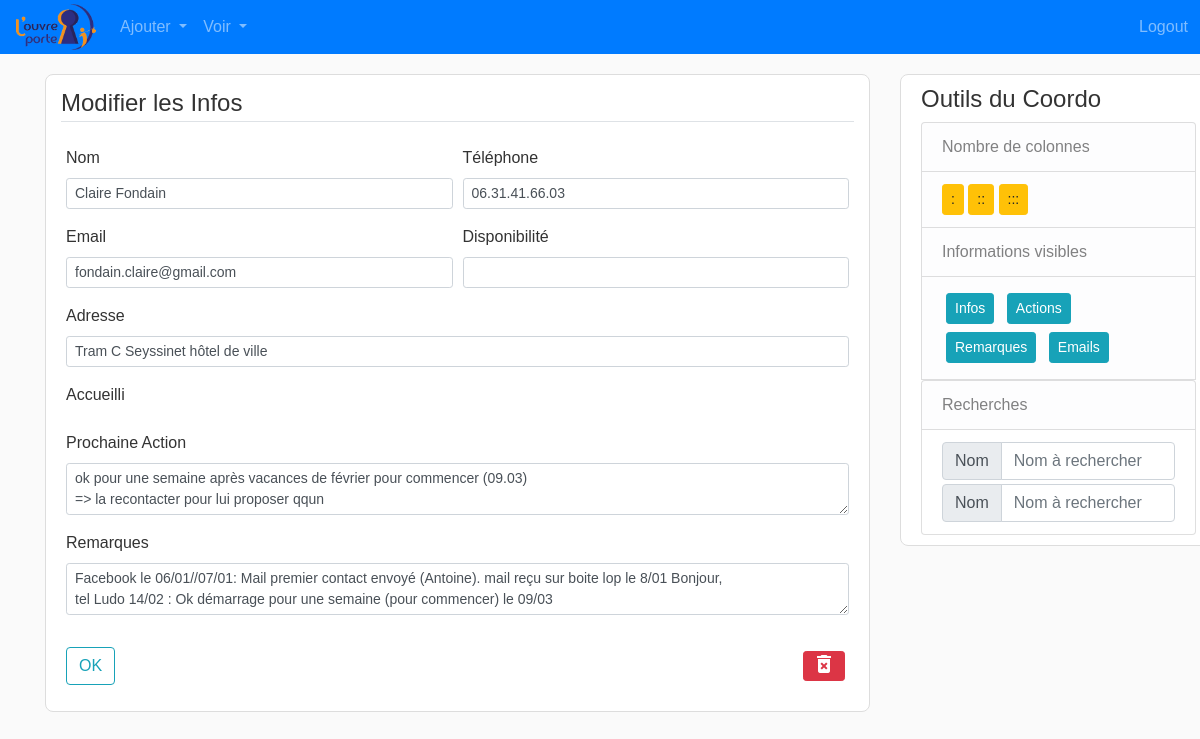
/accueillant/1 (signed in), run on the app's committed database.
### flask_app/models.py (models this page shows, shortened)
class Accueillant(db.Model):
    __tablename__ = 'accueillants'
    id = db.Column(db.Integer, primary_key=True)
    disponibilite = db.Column(db.String(120), unique=False, nullable=True)
    nom = db.Column(db.String(120), unique=True, nullable=False)
    tel = db.Column(db.String(120), unique=False, nullable=True)
    adresse = db.Column(db.String(120), unique=False, nullable=True)
    email = db.Column(db.String(120), unique=False, nullable=True)
    next_action = db.Column(db.Text, unique=False, nullable=True)
    remarques = db.Column(db.Text, unique=False, nullable=True)
    accueillis = db.relationship("Accueilli",
                                 secondary='accueils',
                                 backref=db.backref('accueillants'))

### flask_app/accueillants/routes.py (the view)
@accueillants.route('/accueillant/<int:acc_id>', methods=['GET', 'POST'])
@login_required
def update_accueillant(acc_id):
    acc = Accueillant.query.get_or_404(acc_id)
    form = AccueillantInfoForm()
    accueillis = Accueilli.query.all()
    if form.validate_on_submit():
        acc.nom = form.nom.data
        acc.tel = form.tel.data
        acc.adresse = form.adresse.data
        acc.email = form.email.data
        acc.next_action = form.next_action.data
        acc.remarques = form.remarques.data
        values = request.form.getlist('check')
        list_acc = [Accueilli.query.get(v) for v in values]
        acc.accueillis = list_acc
        db.session.commit()
        return redirect(url_for('accueillants.liste_accueillants')+f"#{acc.id}")
    elif request.method == 'GET':
        form.nom.data = acc.nom
        form.tel.data = acc.tel
        form.adresse.data = acc.adresse
        form.email.data = acc.email
        form.next_action.data = acc.next_action
        form.remarques.data = acc.remarques
        list_to_check = [a.id for a in acc.accueillis]
    return render_template('accueillant_infos.html',
                           title='create_modif_accueillant',
                           legend='Modifier les Infos',
                           form=form,
                           accueillant=acc,
                           accueillis=accueillis,
                           list_to_check=list_to_check)

### flask_app/accueillants/forms.py
class AccueillantInfoForm(FlaskForm):
    disponibilite = StringField('Disponibilité')
    nom = StringField('Nom', validators=[DataRequired()])
    tel = StringField('Téléphone')
    adresse = StringField('Adresse')
    email = StringField('Email')
    accueillis = SelectMultipleField(u'Accueilli', choices=[])
    next_action = TextAreaField('Prochaine Action')
    remarques = TextAreaField('Remarques')
    submit = SubmitField("OK")

### flask_app/models.py (called while the page is built)
@login_manager.user_loader
def load_coordinateur(coordo_id):
    return Coordinateur.query.get(int(coordo_id))

### flask_app/templates/accueillant_infos.html (shortened to what this page needs)
{% extends "layout_logged_in.html" %}
{% block content %}
<div class="content-section">
    <form method="POST" action="">
        <fieldset class="form-group">
            <div class="en-tete form-row">
                <legend class="border-bottom mb-4"> {{ legend }}</legend>
            </div>
            <div class="form-row">
                <div class="form-group col-md-6">
                    {{ form.nom.label(class="form-control-label") }}
                    {% if form.nom.errors %}
                    {{ form.nom(class="form-control form-control-sm is-invalid") }}
                    <div class="invalid-feedback">
                        {% for error in form.nom.errors %}
                        <span>{{ error }}</span>
                        {% endfor%}
                    </div>
                    {% else %}
                    {{ form.nom(class="form-control form-control-sm") }}
                    {% endif %}
                </div>
                <div class="form-group col-md-6">
                    {{ form.tel.label(class="form-control-label") }}
                    {% if form.tel.errors %}
                    {{ form.tel(class="form-control form-control-sm is-invalid") }}
                    <div class="invalid-feedback">
                        {% for error in form.tel.errors %}
                        <span>{{ error }}</span>
                        {% endfor%}
                    </div>
                    {% else %}
                    {{ form.tel(class="form-control form-control-sm") }}
                    {% endif %}
                </div>
            </div>
            <div class="form-row">
                <div class="form-group col-md-6">
                    {{ form.email.label(class="form-control-label") }}
                    {% if form.email.errors %}
                    {{ form.email(class="form-control form-control-sm is-invalid") }}
                    <div class="invalid-feedback">
                        {% for error in form.email.errors %}
                        <span>{{ error }}</span>
                        {% endfor%}
                    </div>
                    {% else %}
                    {{ form.email(class="form-control form-control-sm") }}
                    {% endif %}
                </div>
                <div class="form-group col-md-6">
                    {{ form.disponibilite.label(class="form-control-label") }}
                    {% if form.disponibilite.errors %}
                    {{ form.disponibilite(class="form-control form-control-sm is-invalid") }}
                    <div class="invalid-feedback">
                        {% for error in form.disponibilite.errors %}
                        <span>{{ error }}</span>
                        {% endfor%}
                    </div>
                    {% else %}
                    {{ form.disponibilite(class="form-control form-control-sm") }}
                    {% endif %}
                </div>
            </div>
            <div class="form-group">
                {{ form.adresse.label(class="form-control-label") }}
                {% if form.adresse.errors %}
                {{ form.adresse(class="form-control form-control-sm is-invalid") }}
                <div class="invalid-feedback">
                    {% for error in form.adresse.errors %}
                    <span>{{ error }}</span>
                    {% endfor%}
                </div>
                {% else %}
                {{ form.adresse(class="form-control form-control-sm") }}
                {% endif %}
            </div>
            <div class="form-group ">
                {{ form.accueillis.label(class="form-control-label") }}
            </div>
            <div class="form-group">
                {{ form.next_action.label(class="form-control-label") }}
                {% if form.next_action.errors %}
                {{ form.next_action(class="form-control form-control-sm is-invalid") }}
                <div class="invalid-feedback">
                    {% for error in form.next_action.errors %}
                    <span>{{ error }}</span>
                    {% endfor%}
                </div>
                {% else %}
                {{ form.next_action(class="form-control form-control-sm") }}
                {% endif %}
            </div>
            <div class="form-group">
                {{ form.remarques.label(class="form-control-label") }}
                {% if form.remarques.errors %}
                {{ form.remarques(class="form-control form-control-sm is-invalid") }}
                <div class="invalid-feedback">
                    {% for error in form.remarques.errors %}
                    <span>{{ error }}</span>
                    {% endfor%}
                </div>
                {% else %}
                {{ form.remarques(class="form-control form-control-sm") }}
                {% endif %}
            </div>
        </fieldset>
        <div class="en-tete form-group">
            {{ form.submit(class="btn btn-outline-info")}}
            {% if accueillant %}
            <button type="button" class="btn btn-danger btn-sm m-1 py-0" style="font-size: 0.5em;" data-toggle="modal"
                data-target="#deleteModal">
                <span class="material-icons red600">delete_forever</span>
            </button>
            {% endif %}
        </div>
    </form>
</div>
{% endblock content %}

### flask_app/templates/layout_logged_in.html (shortened to what this page needs)
<!DOCTYPE html>
<html lang="en">
<head>
  <link rel="stylesheet" href="https://stackpath.bootstrapcdn.com/bootstrap/4.4.1/css/bootstrap.min.css"
>
  <link rel="stylesheet" type="text/css" href="{{ url_for('static', filename='main.css')}}">
</head>
<body>
  {% include 'navbar_main.html' %}
  <main role="main" class="container">
    <div class="row">
      <div class="col-md-9">
        {% block content %}{% endblock %}
      </div>
      <div class="col-md-3">
        {% include 'navbar_outils_coordo.html' %}
      </div>
    </div>
  </main>
</body>
</html>

### flask_app/templates/navbar_main.html (shortened to what this page needs)
<nav class="navbar navbar-expand-lg navbar-dark bg-primary sticky-top p-1 pl-3">
    <a class="navbar-brand p-0" href="{{ url_for('main.index') }}">
        <img src="{{ url_for('static', filename='assets/logo.png')}}" alt="Logo" style="width:80px;">
    </a>
    <div class="collapse navbar-collapse" id="navbarNavDropdown">
        {% if current_user.is_authenticated %}
        <div class="navbar-nav">
            <div class="nav-item dropdown">
                <a class="nav-link dropdown-toggle" href="#" id="navbardrop" data-toggle="dropdown">
                    Ajouter
                </a>
            </div>
            <div class="nav-item dropdown">
                <a class="nav-link dropdown-toggle" href="#" id="navbardrop" data-toggle="dropdown">
                    Voir
                </a>
            </div>
        </div>
        <div class="navbar-nav ml-auto">
            <a class="nav-link" href="{{url_for('coordinateurs.logout')}}">Logout </a>
        </div>
        {% else %}
        <ul class="navbar-nav">
            <li class="nav-item active">
                <a class="nav-link" href="{{url_for('coordinateurs.login')}}">Login <span
                        class="sr-only">(current)</span></a>
            </li>
            {% endif %}
    </div>
</nav>

### flask_app/templates/navbar_outils_coordo.html
<div class="outils-coordo content-section">
    <h4>Outils du Coordo</h4>
    <ul class="list-group">
        <li class="list-group-item list-group-item-light">
            Nombre de colonnes
        </li>
        <li class="list-group-item list-group-item-light">
            <button class="btn btn-sm btn-warning" value="1" onclick="num_colonnes(this)">:</button>
            <button class="btn btn-sm btn-warning" value="2" onclick="num_colonnes(this)">::</button>
            <button class="btn btn-sm btn-warning" value="3" onclick="num_colonnes(this)">:::</button>
        </li>
        <li class="list-group-item list-group-item-light">
            Informations visibles
        </li>
        <div class="list-group-item list-group-item-light">
            <button class="btn btn-sm btn-info m-1" value="infos_accueillants" onclick="show_infos(this)">
                Infos</button>
            <button class="btn btn-sm btn-info m-1" value="infos_actions" onclick="show_infos(this)"> Actions</button>
            <button class="btn btn-sm btn-info m-1" value="infos_remarques" onclick="show_infos(this)">
                Remarques</button>
            <button class="btn btn-sm btn-info m-1" value="infos_mails" onclick="show_infos(this)"> Emails</button>
        </div>
        <div class="list-group">
            <div class="list-group-item list-group-item-light">
                Recherches
            </div>
            <form class="list-group-item form-inline" action="">
                <div class="input-group">
                    <div class="input-group-prepend">
                        <span class="input-group-text">Nom</span>
                    </div>
                    <input type="text" class="form-control" placeholder="Nom à rechercher">
                </div>
                <div class="input-group mt-1">
                    <div class="input-group-prepend">
                        <span class="input-group-text">Nom</span>
                    </div>
                    <input type="text" class="form-control" placeholder="Nom à rechercher">
                </div>
            </form>
        </div>
</div>

### flask_app/static/main.css (style rules this page uses)
body { background: #fafafa; color: #333333; font-family: Verdana, Geneva, sans-serif !important; }
.content-section { background: #ffffff; border-radius: 8px; border: 1px solid #dddddd; padding: 10px 20px; margin-bottom: 20px; margin-top: 20px; }
.outils-coordo { position: fixed; }
.en-tete { display: flex; justify-content: space-between; align-items: flex-start; }

### data on the page
Accueillant: nom "Claire Fondain", tel "06.31.41.66.03", email "fondain.claire@gmail.com", adresse "Tram C Seyssinet hôtel de ville", next_action "ok pour une semaine après vacances de février pour commencer (09.03) => la recontacter pour lui proposer qqun", remarques "Facebook le 06/01//07/01: Mail premier contact envoyé (Antoine). mail reçu sur boite lop le 8/01 Bonjour, tel Ludo 14/02 : Ok démarrage pour une semaine (pour commencer) le 09/03"

### other printed values
{{ legend }} "Modifier les Infos"
